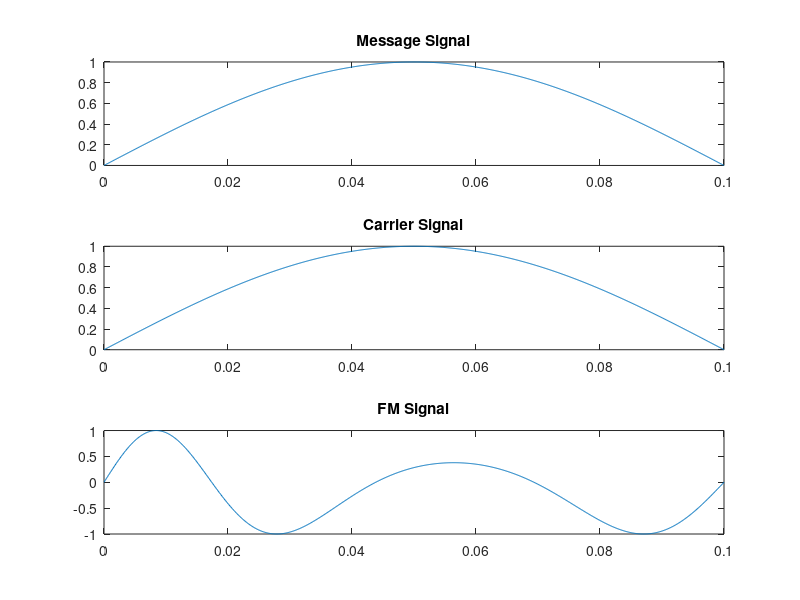

The MATLAB script that drew this image:
clc;
clear all;
close all;

t = 0 : 0.0001 : 0.1;
fm = input('Enter the frequency of message signal: ');
fc = input('Enter the frequency of carrier signal: ');
mi = input('Enter modulation index: ');

sm = sin(2*pi*fm*t);
sc = sin(2*pi*fc*t);
sfm = sin(2*pi*fc*t + mi.*sin(2*pi*fm*t));

figure(73050);
subplot(3, 1, 1);
plot(t, sm);
title('Message Signal');

subplot(3, 1, 2);
plot(t, sc);
title('Carrier Signal');

subplot(3, 1, 3);
plot(t, sfm);
title('FM Signal');